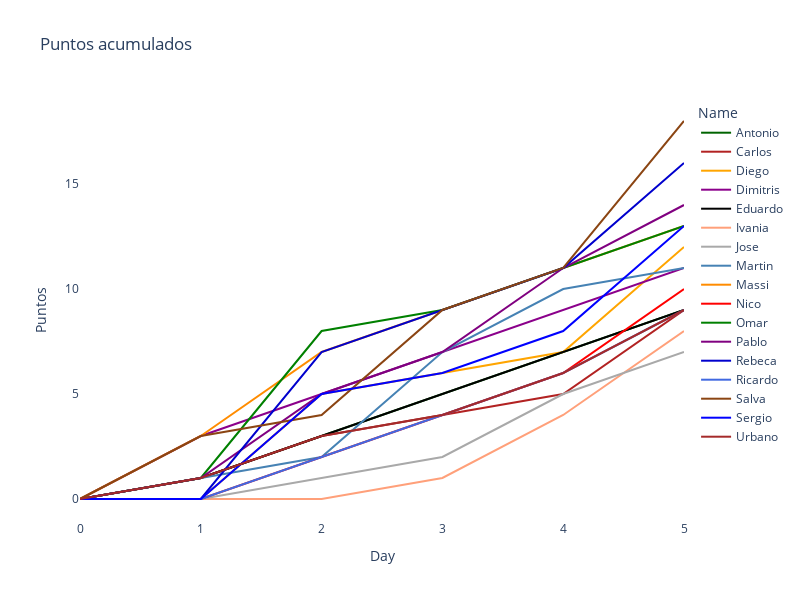

Notebook source saved alongside this figure:
### Code cell
fig = px.line(df_ec, x="Day", y="Puntos", color='Name', 
              hover_data=['Name', 'Puntos', 'Puntos_Day'],
              color_discrete_sequence = list(color_dict.values()),
              title= "Puntos acumulados",
              height=600, width = 800)
#fig = px.scatter(df_ec, x="Day", y="Puntos", color='Name', height=800, width = 1000)

fig.update_layout(
#     showlegend=False,
    plot_bgcolor="white",
#    margin=dict(t=10,l=10,b=10,r=10)
)


fig.show()


plot(fig, filename='figuras/ajepi_mundial_2022.html')

### Figure 1 — Plotly figure (JSON) as saved in the notebook; plotly's stock layout.template omitted (floating-point values rounded to 4 significant figures)
{"data": [{"customdata": [["Antonio", 0], ["Antonio", 1], ["Antonio", 2], ["Antonio", 2], ["Antonio", 2], ["Antonio", 2]], "hovertemplate": "Name=%{customdata[0]}<br>Day=%{x}<br>Puntos=%{y}<br>Puntos_Day=%{customdata[1]}<extra></extra>", "legendgroup": "Antonio", "line": {"color": "DarkGreen", "dash": "solid"}, "marker": {"symbol": "circle"}, "mode": "lines", "name": "Antonio", "orientation": "v", "showlegend": true, "type": "scatter", "x": [0, 1, 2, 3, 4, 5], "xaxis": "x", "y": [0, 1, 3, 5, 7, 9], "yaxis": "y"}, {"customdata": [["Carlos", 0], ["Carlos", 1], ["Carlos", 2], ["Carlos", 1], ["Carlos", 1], ["Carlos", 4]], "hovertemplate": "Name=%{customdata[0]}<br>Day=%{x}<br>Puntos=%{y}<br>Puntos_Day=%{customdata[1]}<extra></extra>", "legendgroup": "Carlos", "line": {"color": "FireBrick", "dash": "solid"}, "marker": {"symbol": "circle"}, "mode": "lines", "name": "Carlos", "orientation": "v", "showlegend": true, "type": "scatter", "x": [0, 1, 2, 3, 4, 5], "xaxis": "x", "y": [0, 1, 3, 4, 5, 9], "yaxis": "y"}, {"customdata": [["Diego", 0], ["Diego", 0], ["Diego", 5], ["Diego", 1], ["Diego", 1], ["Diego", 5]], "hovertemplate": "Name=%{customdata[0]}<br>Day=%{x}<br>Puntos=%{y}<br>Puntos_Day=%{customdata[1]}<extra></extra>", "legendgroup": "Diego", "line": {"color": "Orange", "dash": "solid"}, "marker": {"symbol": "circle"}, "mode": "lines", "name": "Diego", "orientation": "v", "showlegend": true, "type": "scatter", "x": [0, 1, 2, 3, 4, 5], "xaxis": "x", "y": [0, 0, 5, 6, 7, 12], "yaxis": "y"}, {"customdata": [["Dimitris", 0], ["Dimitris", 3], ["Dimitris", 2], ["Dimitris", 2], ["Dimitris", 2], ["Dimitris", 2]], "hovertemplate": "Name=%{customdata[0]}<br>Day=%{x}<br>Puntos=%{y}<br>Puntos_Day=%{customdata[1]}<extra></extra>", "legendgroup": "Dimitris", "line": {"color": "DarkMagenta", "dash": "solid"}, "marker": {"symbol": "circle"}, "mode": "lines", "name": "Dimitris", "orientation": "v", "showlegend": true, "type": "scatter", "x": [0, 1, 2, 3, 4, 5], "xaxis": "x", "y": [0, 3, 5, 7, 9, 11], "yaxis": "y"}, {"customdata": [["Eduardo", 0], ["Eduardo", 1], ["Eduardo", 2], ["Eduardo", 2], ["Eduardo", 2], ["Eduardo", 2]], "hovertemplate": "Name=%{customdata[0]}<br>Day=%{x}<br>Puntos=%{y}<br>Puntos_Day=%{customdata[1]}<extra></extra>", "legendgroup": "Eduardo", "line": {"color": "Black", "dash": "solid"}, "marker": {"symbol": "circle"}, "mode": "lines", "name": "Eduardo", "orientation": "v", "showlegend": true, "type": "scatter", "x": [0, 1, 2, 3, 4, 5], "xaxis": "x", "y": [0, 1, 3, 5, 7, 9], "yaxis": "y"}, {"customdata": [["Ivania", 0], ["Ivania", 0], ["Ivania", 0], ["Ivania", 1], ["Ivania", 3], ["Ivania", 4]], "hovertemplate": "Name=%{customdata[0]}<br>Day=%{x}<br>Puntos=%{y}<br>Puntos_Day=%{customdata[1]}<extra></extra>", "legendgroup": "Ivania", "line": {"color": "LightSalmon", "dash": "solid"}, "marker": {"symbol": "circle"}, "mode": "lines", "name": "Ivania", "orientation": "v", "showlegend": true, "type": "scatter", "x": [0, 1, 2, 3, 4, 5], "xaxis": "x", "y": [0, 0, 0, 1, 4, 8], "yaxis": "y"}, {"customdata": [["Jose", 0], ["Jose", 0], ["Jose", 1], ["Jose", 1], ["Jose", 3], ["Jose", 2]], "hovertemplate": "Name=%{customdata[0]}<br>Day=%{x}<br>Puntos=%{y}<br>Puntos_Day=%{customdata[1]}<extra></extra>", "legendgroup": "Jose", "line": {"color": "DarkGray", "dash": "solid"}, "marker": {"symbol": "circle"}, "mode": "lines", "name": "Jose", "orientation": "v", "showlegend": true, "type": "scatter", "x": [0, 1, 2, 3, 4, 5], "xaxis": "x", "y": [0, 0, 1, 2, 5, 7], "yaxis": "y"}, {"customdata": [["Martin", 0], ["Martin", 1], ["Martin", 1], ["Martin", 5], ["Martin", 3], ["Martin", 1]], "hovertemplate": "Name=%{customdata[0]}<br>Day=%{x}<br>Puntos=%{y}<br>Puntos_Day=%{customdata[1]}<extra></extra>", "legendgroup": "Martin", "line": {"color": "SteelBlue", "dash": "solid"}, "marker": {"symbol": "circle"}, "mode": "lines", "name": "Martin", "orientation": "v", "showlegend": true, "type": "scatter", "x": [0, 1, 2, 3, 4, 5], "xaxis": "x", "y": [0, 1, 2, 7, 10, 11], "yaxis": "y"}, {"customdata": [["Massi", 0], ["Massi", 3], ["Massi", 4], ["Massi", 2], ["Massi", 2], ["Massi", 2]], "hovertemplate": "Name=%{customdata[0]}<br>Day=%{x}<br>Puntos=%{y}<br>Puntos_Day=%{customdata[1]}<extra></extra>", "legendgroup": "Massi", "line": {"color": "DarkOrange", "dash": "solid"}, "marker": {"symbol": "circle"}, "mode": "lines", "name": "Massi", "orientation": "v", "showlegend": true, "type": "scatter", "x": [0, 1, 2, 3, 4, 5], "xaxis": "x", "y": [0, 3, 7, 9, 11, 13], "yaxis": "y"}, {"customdata": [["Nico", 0], ["Nico", 0], ["Nico", 2], ["Nico", 2], ["Nico", 2], ["Nico", 4]], "hovertemplate": "Name=%{customdata[0]}<br>Day=%{x}<br>Puntos=%{y}<br>Puntos_Day=%{customdata[1]}<extra></extra>", "legendgroup": "Nico", "line": {"color": "Red", "dash": "solid"}, "marker": {"symbol": "circle"}, "mode": "lines", "name": "Nico", "orientation": "v", "showlegend": true, "type": "scatter", "x": [0, 1, 2, 3, 4, 5], "xaxis": "x", "y": [0, 0, 2, 4, 6, 10], "yaxis": "y"}, {"customdata": [["Omar", 0], ["Omar", 1], ["Omar", 7], ["Omar", 1], ["Omar", 2], ["Omar", 2]], "hovertemplate": "Name=%{customdata[0]}<br>Day=%{x}<br>Puntos=%{y}<br>Puntos_Day=%{customdata[1]}<extra></extra>", "legendgroup": "Omar", "line": {"color": "Green", "dash": "solid"}, "marker": {"symbol": "circle"}, "mode": "lines", "name": "Omar", "orientation": "v", "showlegend": true, "type": "scatter", "x": [0, 1, 2, 3, 4, 5], "xaxis": "x", "y": [0, 1, 8, 9, 11, 13], "yaxis": "y"}, {"customdata": [["Pablo", 0], ["Pablo", 1], ["Pablo", 4], ["Pablo", 2], ["Pablo", 4], ["Pablo", 3]], "hovertemplate": "Name=%{customdata[0]}<br>Day=%{x}<br>Puntos=%{y}<br>Puntos_Day=%{customdata[1]}<extra></extra>", "legendgroup": "Pablo", "line": {"color": "Purple", "dash": "solid"}, "marker": {"symbol": "circle"}, "mode": "lines", "name": "Pablo", "orientation": "v", "showlegend": true, "type": "scatter", "x": [0, 1, 2, 3, 4, 5], "xaxis": "x", "y": [0, 1, 5, 7, 11, 14], "yaxis": "y"}, {"customdata": [["Rebeca", 0], ["Rebeca", 0], ["Rebeca", 7], ["Rebeca", 2], ["Rebeca", 2], ["Rebeca", 5]], "hovertemplate": "Name=%{customdata[0]}<br>Day=%{x}<br>Puntos=%{y}<br>Puntos_Day=%{customdata[1]}<extra></extra>", "legendgroup": "Rebeca", "line": {"color": "MediumBlue", "dash": "solid"}, "marker": {"symbol": "circle"}, "mode": "lines", "name": "Rebeca", "orientation": "v", "showlegend": true, "type": "scatter", "x": [0, 1, 2, 3, 4, 5], "xaxis": "x", "y": [0, 0, 7, 9, 11, 16], "yaxis": "y"}, {"customdata": [["Ricardo", 0], ["Ricardo", 0], ["Ricardo", 2], ["Ricardo", 2], ["Ricardo", 2], ["Ricardo", 3]], "hovertemplate": "Name=%{customdata[0]}<br>Day=%{x}<br>Puntos=%{y}<br>Puntos_Day=%{customdata[1]}<extra></extra>", "legendgroup": "Ricardo", "line": {"color": "RoyalBlue", "dash": "solid"}, "marker": {"symbol": "circle"}, "mode": "lines", "name": "Ricardo", "orientation": "v", "showlegend": true, "type": "scatter", "x": [0, 1, 2, 3, 4, 5], "xaxis": "x", "y": [0, 0, 2, 4, 6, 9], "yaxis": "y"}, {"customdata": [["Salva", 0], ["Salva", 3], ["Salva", 1], ["Salva", 5], ["Salva", 2], ["Salva", 7]], "hovertemplate": "Name=%{customdata[0]}<br>Day=%{x}<br>Puntos=%{y}<br>Puntos_Day=%{customdata[1]}<extra></extra>", "legendgroup": "Salva", "line": {"color": "SaddleBrown", "dash": "solid"}, "marker": {"symbol": "circle"}, "mode": "lines", "name": "Salva", "orientation": "v", "showlegend": true, "type": "scatter", "x": [0, 1, 2, 3, 4, 5], "xaxis": "x", "y": [0, 3, 4, 9, 11, 18], "yaxis": "y"}, {"customdata": [["Sergio", 0], ["Sergio", 0], ["Sergio", 5], ["Sergio", 1], ["Sergio", 2], ["Sergio", 5]], "hovertemplate": "Name=%{customdata[0]}<br>Day=%{x}<br>Puntos=%{y}<br>Puntos_Day=%{customdata[1]}<extra></extra>", "legendgroup": "Sergio", "line": {"color": "Blue", "dash": "solid"}, "marker": {"symbol": "circle"}, "mode": "lines", "name": "Sergio", "orientation": "v", "showlegend": true, "type": "scatter", "x": [0, 1, 2, 3, 4, 5], "xaxis": "x", "y": [0, 0, 5, 6, 8, 13], "yaxis": "y"}, {"customdata": [["Urbano", 0], ["Urbano", 1], ["Urbano", 2], ["Urbano", 1], ["Urbano", 2], ["Urbano", 3]], "hovertemplate": "Name=%{customdata[0]}<br>Day=%{x}<br>Puntos=%{y}<br>Puntos_Day=%{customdata[1]}<extra></extra>", "legendgroup": "Urbano", "line": {"color": "Brown", "dash": "solid"}, "marker": {"symbol": "circle"}, "mode": "lines", "name": "Urbano", "orientation": "v", "showlegend": true, "type": "scatter", "x": [0, 1, 2, 3, 4, 5], "xaxis": "x", "y": [0, 1, 3, 4, 6, 9], "yaxis": "y"}], "layout": {"height": 600, "legend": {"title": {"text": "Name"}, "tracegroupgap": 0}, "plot_bgcolor": "white", "title": {"text": "Puntos acumulados"}, "width": 800, "xaxis": {"anchor": "y", "domain": [0, 1], "title": {"text": "Day"}}, "yaxis": {"anchor": "x", "domain": [0, 1], "title": {"text": "Puntos"}}}}
